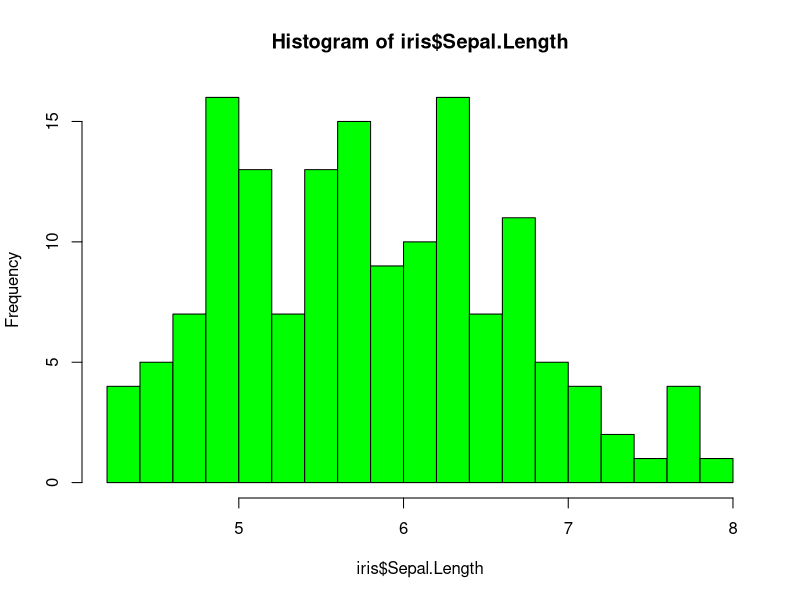
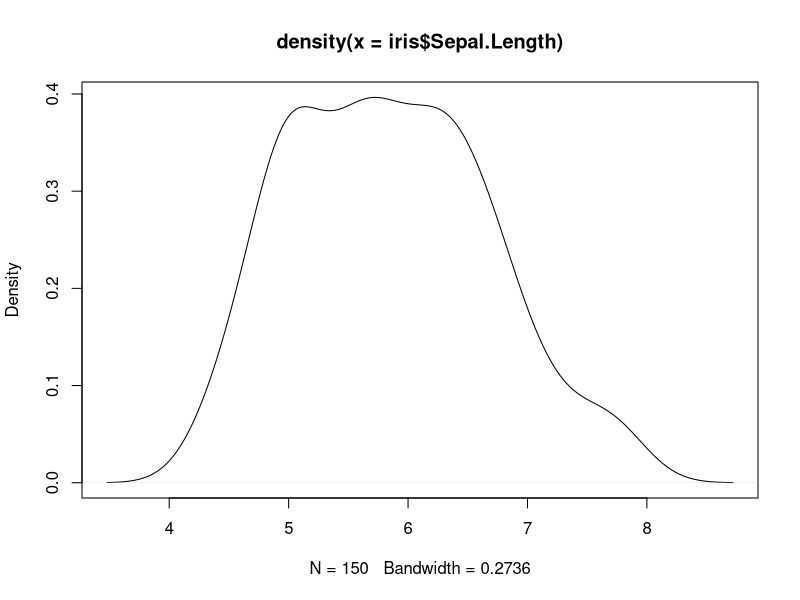
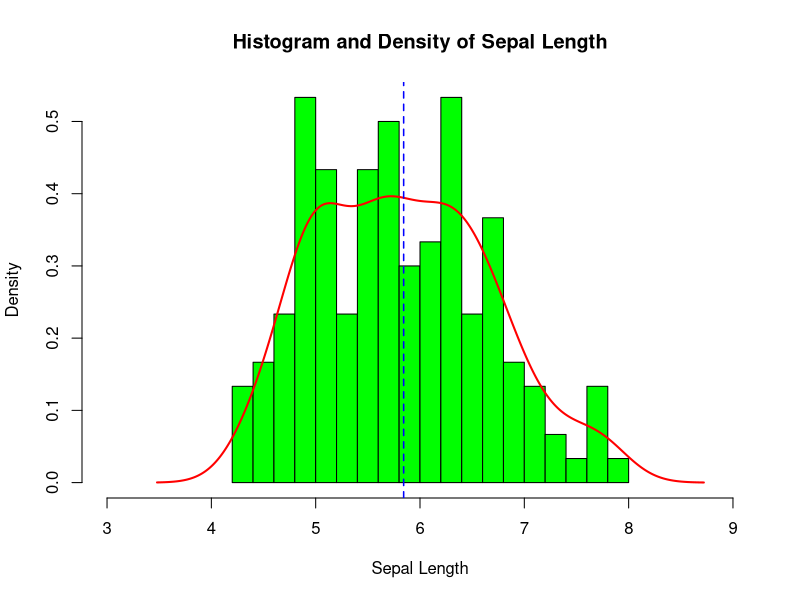
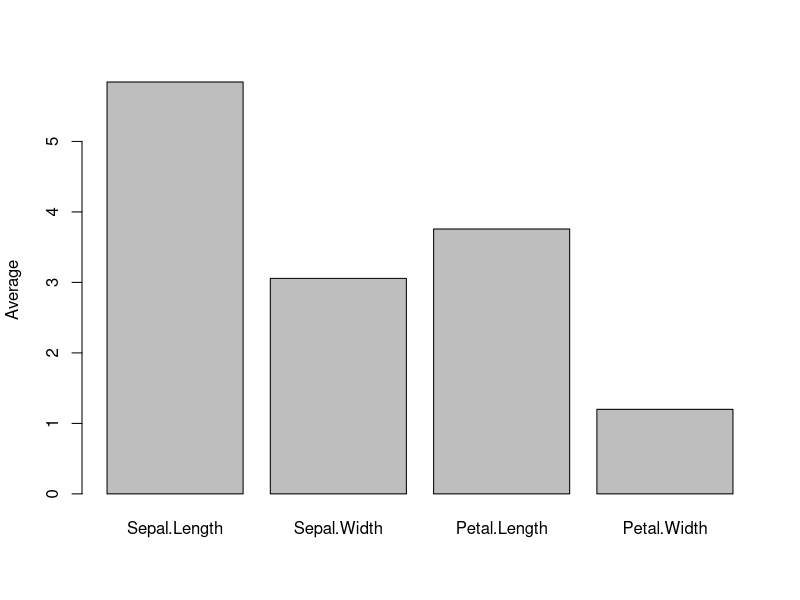
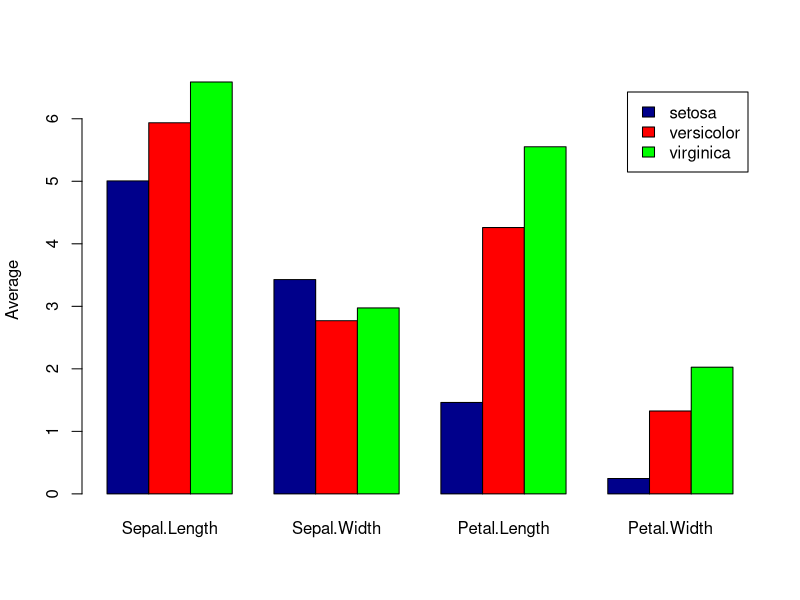
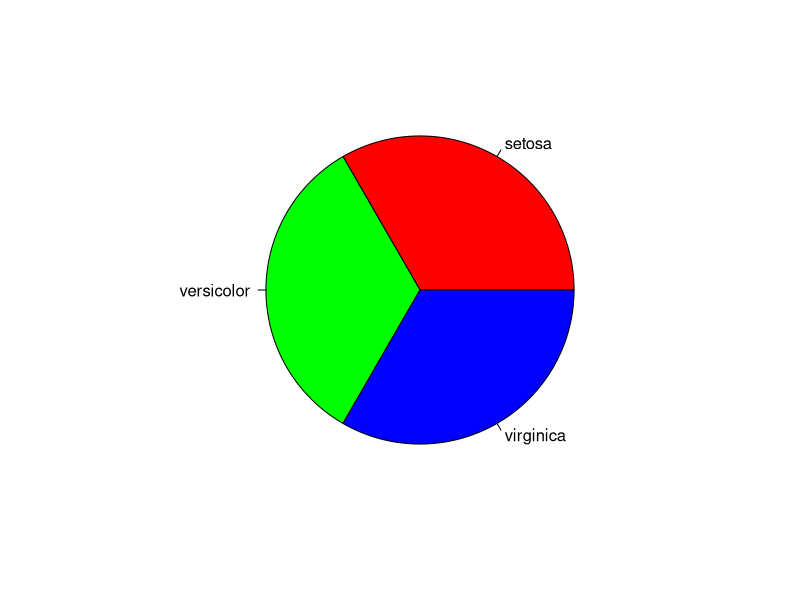
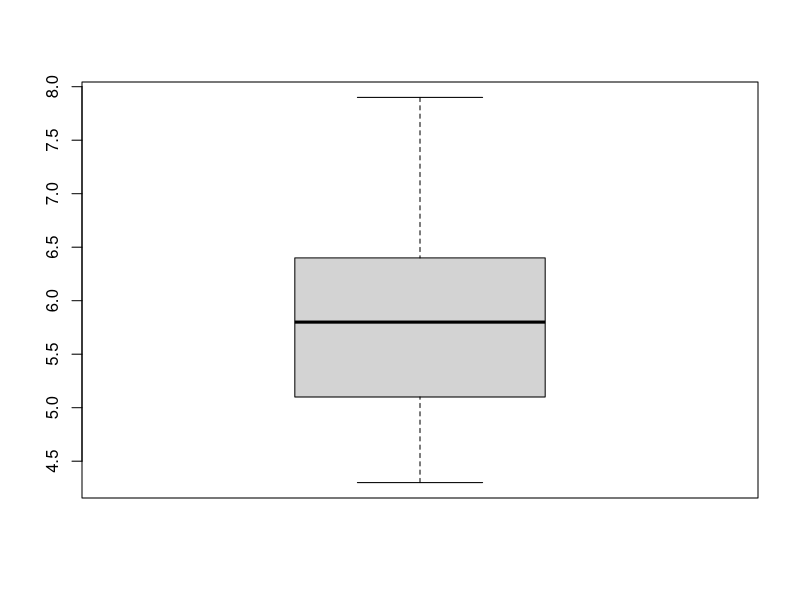
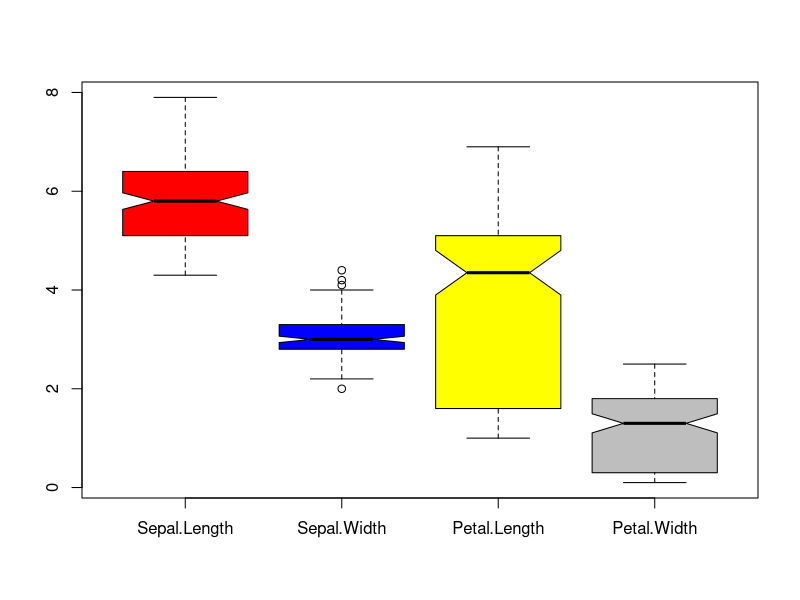

Generate these figures, in order, with R:
## ---- chunk 1
knitr::opts_chunk$set(echo = TRUE)
## ---- chunk 2
options(width = 200)
## ---- chunk 3
data(iris)
hist(iris$Sepal.Length, col="green", breaks=20)
## ---- chunk 4
plot(density(iris$Sepal.Length))
## ---- chunk 5
hist(iris$Sepal.Length, prob=T, col="green", breaks=20, main="Histogram and Density of Sepal Length", xlim=c(3,9), xlab="Sepal Length")
lines(density(iris$Sepal.Length), col="red", lwd=2)

# Add a vertical line that indicates the average of Sepal Length
abline(v=mean(iris$Sepal.Length), col="blue", lty=2, lwd=1.5)
## ---- chunk 6
# bar chart for average of the 4 quantitative variables
aveg<- apply(iris[,1:4], 2, mean)
barplot(aveg, ylab = "Average")
## ---- chunk 7
data(iris)
mean_by_group<- as.matrix(aggregate(.~Species, data=iris, mean)[,-1])
rownames(mean_by_group)<- aggregate(.~Species, data=iris, mean)[,1]
barplot(mean_by_group, col=c("darkblue","red", "green"), legend=rownames(mean_by_group), beside=TRUE, ylab = "Average", cex.names= 1)
## ---- chunk 8
pie(table(iris$Species), col=rainbow(3))
## ---- chunk 9
# box plot of Sepal.Length
boxplot(iris$Sepal.Length)
## ---- chunk 10
boxplot(iris[,1:4], notch=T, col=c("red", "blue", "yellow", "grey"))
## ---- chunk 11
boxplot(iris[,1]~iris[,5], notch=T, ylab="Sepal Length", col="blue")
## ---- chunk 12
plot(iris$Sepal.Length, iris$Sepal.Width, xlab = "Length", ylab = "Width", main = "Sepal")
## ---- chunk 13
pairs(iris[,1:4])
## ---- chunk 14
library(MASS)
parcoord(iris[,1:4],col=iris$Species)
## ---- chunk 15
# set arrangement of multiple plots
par(mfrow=c(2,2))
# set mrgins
par(mar=c(4.5, 4.2, 3, 1.5)) 
hist(iris$Sepal.Length, xlab = "Sepal Length", cex.lab=1.5)
hist(iris$Sepal.Width, xlab = "Sepal Width", col = "red")
plot(iris$Sepal.Length, iris$Sepal.Width, xlab = "Length", ylab = "Width", main= "Sepal", pch=17)
boxplot(iris[,1:4], notch=T, col=c("red", "blue", "yellow", "grey"))
